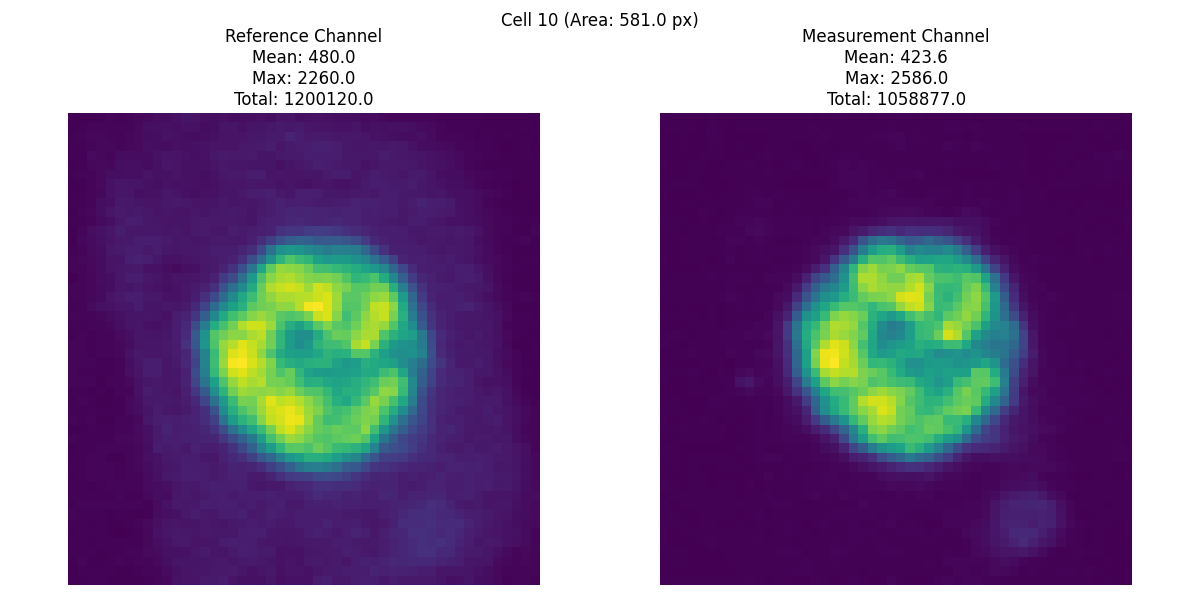
#> input picture cell_crops/cell_10.png, 1200 x 600 px
$ python -i normalized_analysis.py   (imports and definitions only)
#> lines starting #> are read from the running program, lines starting #| are printed output that depends on the picture; after the words box and inside, x2 and y2 are one past the last pixel; in counts of white or black regions, pixels touching at a corner belong together
# Helper function for downsampling images
# [14 lines left out: functions downsample_image, upsample_mask, not called in this run]

import numpy as np
import tifffile
from skimage import filters, measure, exposure, segmentation, feature, morphology
from scipy import ndimage, optimize, stats
import matplotlib.pyplot as plt
import os
import pandas as pd
from tqdm import tqdm
import datetime
from pathlib import Path
from scipy.spatial import cKDTree
import warnings

# Suppress specific warnings that might occur during processing
# [1 line not run here, left out]

# [773 lines left out: functions segment_track_analyze_tif, enhance_contrast, denoise_image, not called in this run]


def detect_cell_regions(image, method='li', min_size=100, max_holes_size=50, threshold_abs=None):
    """
    Detect foreground cell regions in the image.

    Parameters:
    -----------
    image : numpy.ndarray
        Input image
    method : str
        Thresholding method:
        - 'otsu': Otsu's method
        - 'multiotsu': Multi-Otsu thresholding
        - 'local': Local thresholding
        - 'li': Li's minimum cross entropy
    min_size : int
        Minimum size of objects to keep
    max_holes_size : int
        Maximum size of holes to fill

    Returns:
    --------
    binary : numpy.ndarray
        Binary mask of detected foreground regions
    """
    # Choose thresholding method
    if method == 'otsu':
        thresh = filters.threshold_otsu(image)
        binary = image > thresh
    elif method == 'multiotsu':
        thresholds = filters.threshold_multiotsu(image, classes=3)
        # Use the higher threshold to separate bright cells
        binary = image > thresholds[1]
    elif method == 'local':
        # Use sauvola instead of simple local for better adaptation to variations
        thresh = filters.threshold_sauvola(image, window_size=51)
        binary = image > thresh
    elif method == 'li':
        thresh = filters.threshold_li(image)
        binary = image > thresh
    elif method == 'absolute':
        if threshold_abs is None:
            threshold_abs = 0.5
        binary = image > threshold_abs
    else:
        # Default to Otsu
        thresh = filters.threshold_otsu(image)
        binary = image > thresh

    # Clean up binary image
    binary = morphology.remove_small_holes(binary, area_threshold=max_holes_size)
    binary = morphology.remove_small_objects(binary, min_size=min_size)

    # Apply morphological operations to refine the mask
    binary = morphology.binary_opening(binary, morphology.disk(2))
    binary = morphology.binary_closing(binary, morphology.disk(3))

    return binary


# [252 lines left out: functions find_cell_markers, segment_cells, refine_segmentation, not called in this run]


def exponential_decay(x, a, b, c):
    """Exponential decay function for fitting"""
    return a * np.exp(-b * x) + c


def linear_model(x, a, b):
    """Linear model function for fitting"""
    return a * x + b


# [339 lines left out: functions polynomial_model, apply_bleaching_correction, normalize_to_baseline, create_ratio_plot, create_channel_plots, create_normalized_ratio_plot and 1 more, not called in this run]


# [82 lines not run here, left out]

>>> import cv2
>>> picture = cv2.imread('cell_crops/cell_10.png', cv2.IMREAD_GRAYSCALE)
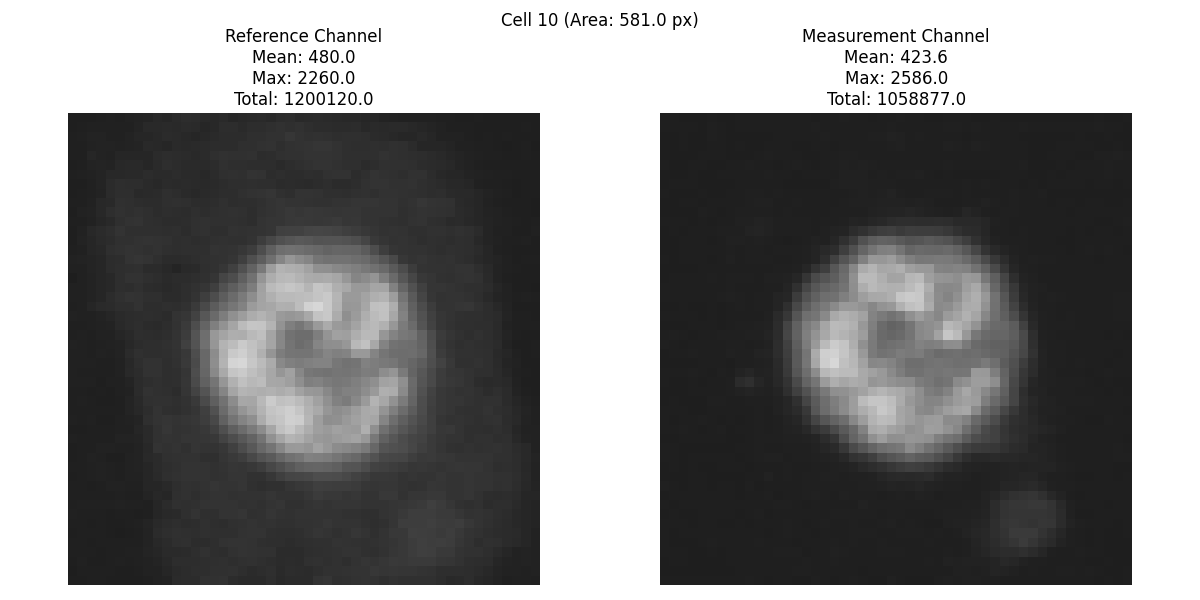
#> picture: shape (600, 1200); min 0, max 255, mean 131.5
>>> result = detect_cell_regions(picture)
#> in detect_cell_regions, `thresh = filters.threshold_li(image)`: thresh = 112.9
#> in detect_cell_regions, `binary = image > thresh`:
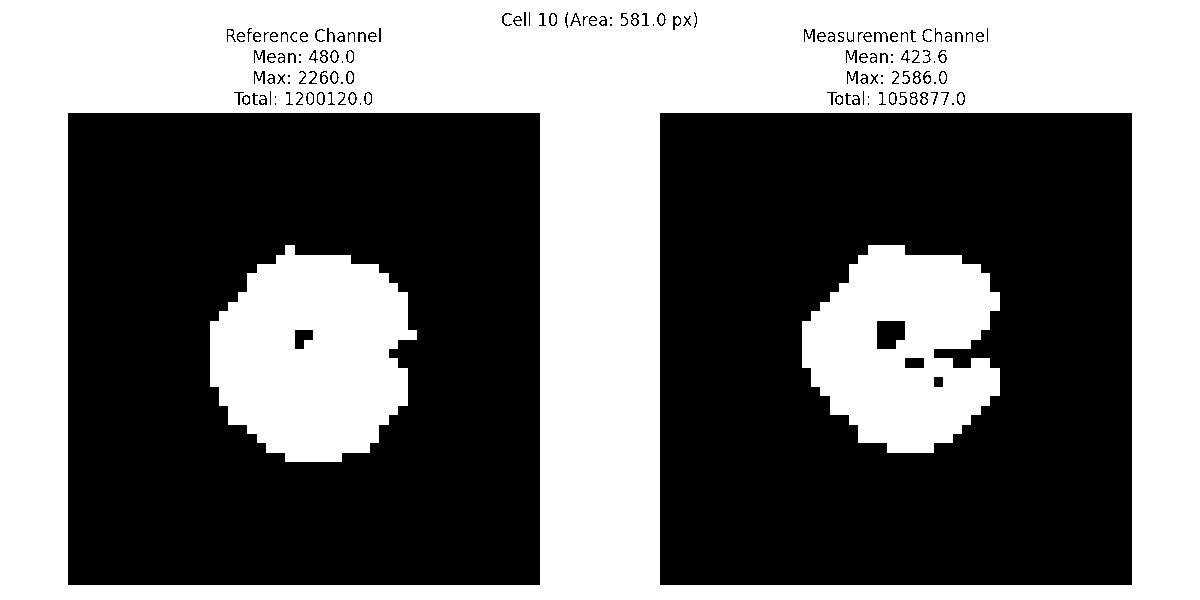
#> binary: shape (600, 1200) bool; 46.1% white; 36 white regions (16 under 20 px), largest, box (x1, y1, x2, y2) and area: (0, 0, 1200, 600) 269523, (210, 245, 417, 462) 32968, (802, 245, 1000, 453) 28932
#> in detect_cell_regions, `binary = morphology.remove_small_holes(binary, area_threshold=max_hole..`:
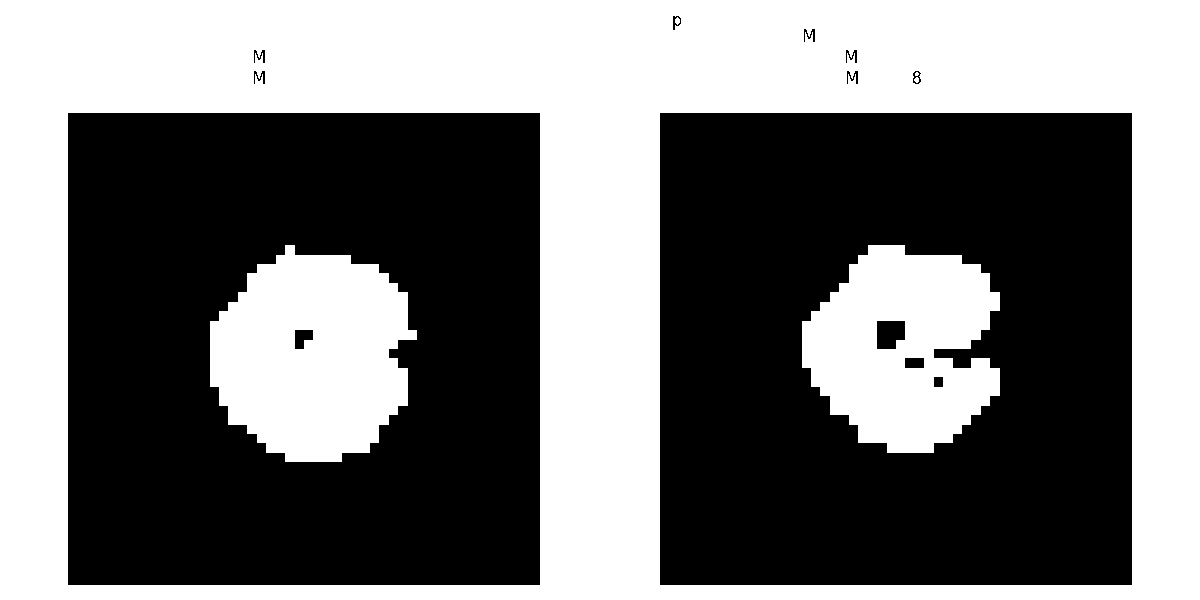
#> binary: shape (600, 1200) bool; 46.7% white; 6 white regions (1 under 20 px), largest, box (x1, y1, x2, y2) and area: (0, 0, 1200, 600) 273937, (210, 245, 417, 462) 32968, (802, 245, 1000, 453) 28932, (675, 17, 680, 25) 28, (914, 77, 919, 83) 22
#> in detect_cell_regions, `binary = morphology.remove_small_objects(binary, min_size=min_size)`: binary: shape (600, 1200) bool; 46.6% white; 3 white regions, box (x1, y1, x2, y2) and area: (0, 0, 1200, 600) 273937, (210, 245, 417, 462) 32968, (802, 245, 1000, 453) 28932
#> in detect_cell_regions, `binary = morphology.binary_opening(binary, morphology.disk(2))`:
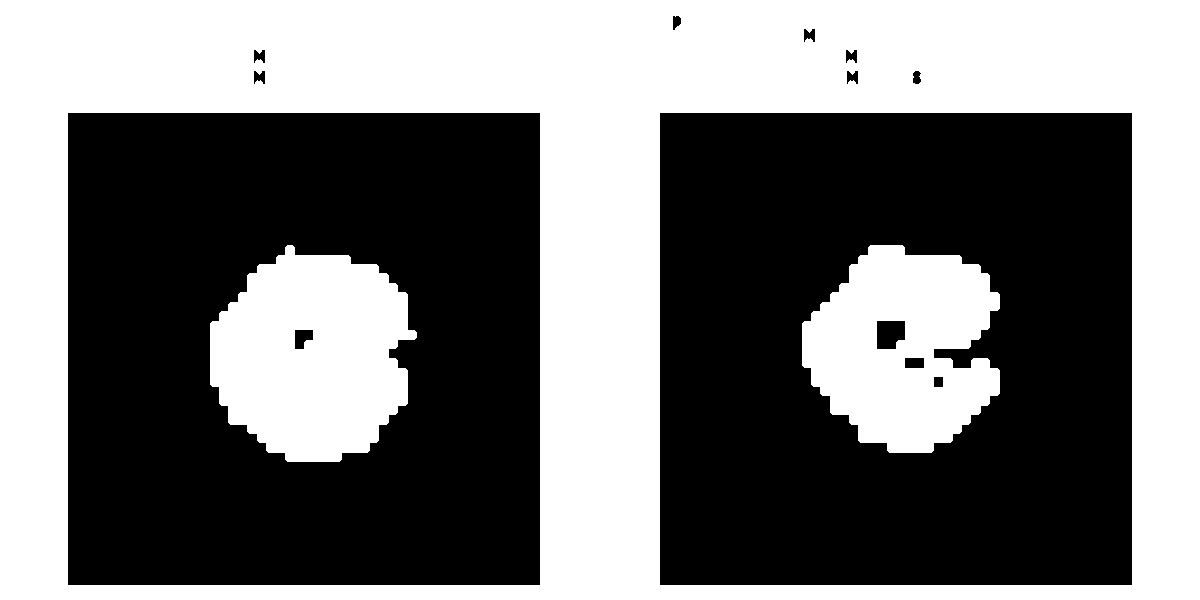
#> binary: shape (600, 1200) bool; 46.6% white; 3 white regions, box (x1, y1, x2, y2) and area: (0, 0, 1200, 600) 273743, (210, 245, 417, 462) 32869, (802, 245, 1000, 453) 28824
#> in detect_cell_regions, `binary = morphology.binary_closing(binary, morphology.disk(3))`:
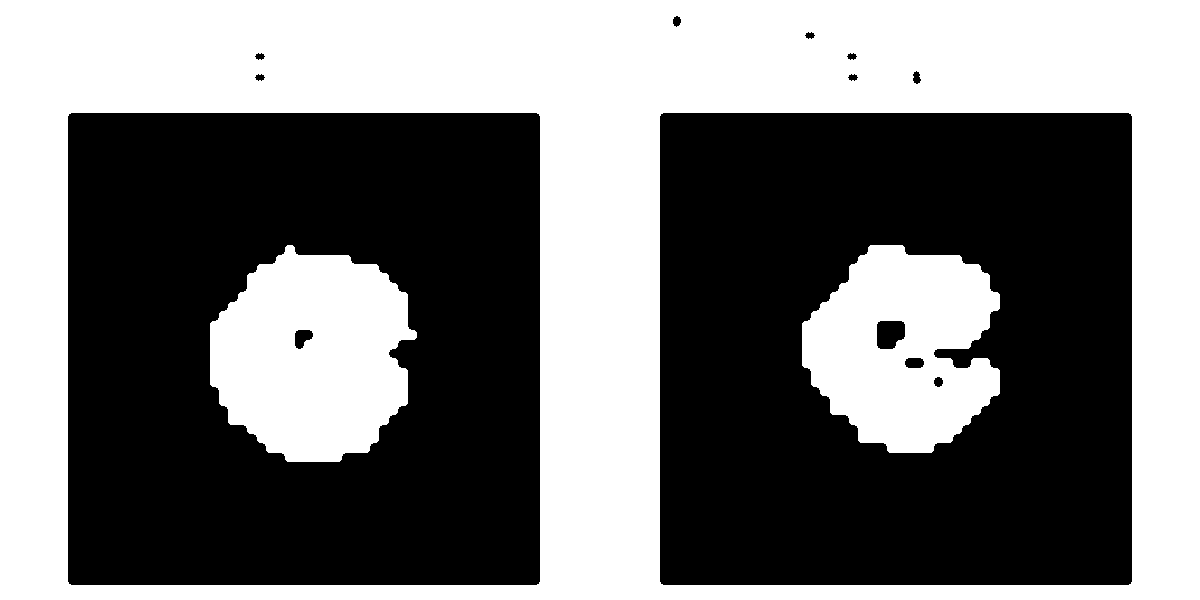
#> binary: shape (600, 1200) bool; 46.7% white; 3 white regions, box (x1, y1, x2, y2) and area: (0, 0, 1200, 600) 274104, (210, 245, 417, 462) 33034, (802, 245, 1000, 453) 29044
